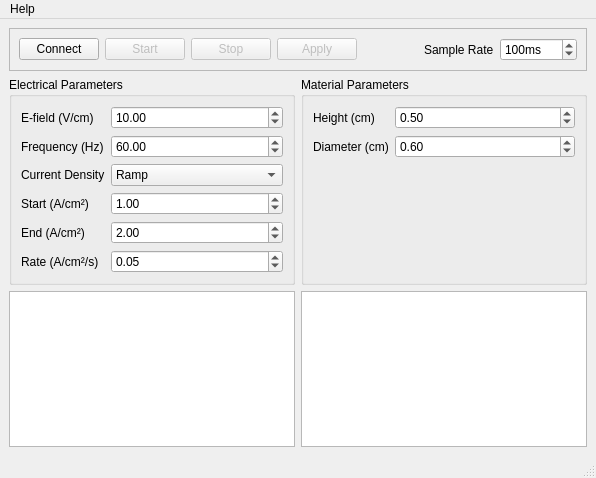
<?xml version="1.0" encoding="UTF-8"?>
<ui version="4.0">
 <class>MainWindow</class>
 <widget class="QMainWindow" name="MainWindow">
  <property name="geometry">
   <rect>
    <x>0</x>
    <y>0</y>
    <width>596</width>
    <height>478</height>
   </rect>
  </property>
  <property name="sizePolicy">
   <sizepolicy hsizetype="Expanding" vsizetype="Expanding">
    <horstretch>0</horstretch>
    <verstretch>0</verstretch>
   </sizepolicy>
  </property>
  <property name="windowTitle">
   <string>MainWindow</string>
  </property>
  <widget class="QWidget" name="centralwidget">
   <property name="sizePolicy">
    <sizepolicy hsizetype="Expanding" vsizetype="Expanding">
     <horstretch>0</horstretch>
     <verstretch>0</verstretch>
    </sizepolicy>
   </property>
   <layout class="QVBoxLayout" name="verticalLayout">
    <item>
     <widget class="QFrame" name="ControlBox">
      <property name="sizePolicy">
       <sizepolicy hsizetype="Preferred" vsizetype="Maximum">
        <horstretch>0</horstretch>
        <verstretch>0</verstretch>
       </sizepolicy>
      </property>
      <property name="frameShape">
       <enum>QFrame::Shape::StyledPanel</enum>
      </property>
      <property name="frameShadow">
       <enum>QFrame::Shadow::Raised</enum>
      </property>
      <layout class="QHBoxLayout" name="horizontalLayout">
       <item>
        <widget class="QPushButton" name="connectionButton">
         <property name="text">
          <string>Connect</string>
         </property>
        </widget>
       </item>
       <item>
        <widget class="QPushButton" name="startButton">
         <property name="enabled">
          <bool>false</bool>
         </property>
         <property name="text">
          <string>Start</string>
         </property>
        </widget>
       </item>
       <item>
        <widget class="QPushButton" name="stopButton">
         <property name="enabled">
          <bool>false</bool>
         </property>
         <property name="text">
          <string>Stop</string>
         </property>
        </widget>
       </item>
       <item>
        <widget class="QPushButton" name="applyButton">
         <property name="enabled">
          <bool>false</bool>
         </property>
         <property name="sizePolicy">
          <sizepolicy hsizetype="Preferred" vsizetype="Fixed">
           <horstretch>0</horstretch>
           <verstretch>0</verstretch>
          </sizepolicy>
         </property>
         <property name="text">
          <string>Apply</string>
         </property>
        </widget>
       </item>
       <item>
        <spacer name="horizontalSpacer_2">
         <property name="orientation">
          <enum>Qt::Orientation::Horizontal</enum>
         </property>
         <property name="sizeHint" stdset="0">
          <size>
           <width>40</width>
           <height>20</height>
          </size>
         </property>
        </spacer>
       </item>
       <item>
        <widget class="QLabel" name="sampleRateLabel">
         <property name="text">
          <string>Sample Rate</string>
         </property>
        </widget>
       </item>
       <item>
        <widget class="QDoubleSpinBox" name="sampleRateDoubleSpinBox">
         <property name="suffix">
          <string>ms</string>
         </property>
         <property name="decimals">
          <number>0</number>
         </property>
         <property name="minimum">
          <double>10.000000000000000</double>
         </property>
         <property name="maximum">
          <double>10000.000000000000000</double>
         </property>
         <property name="value">
          <double>100.000000000000000</double>
         </property>
        </widget>
       </item>
      </layout>
     </widget>
    </item>
    <item>
     <layout class="QHBoxLayout" name="ParamBox">
      <property name="sizeConstraint">
       <enum>QLayout::SizeConstraint::SetMinimumSize</enum>
      </property>
      <item>
       <widget class="QGroupBox" name="ElecBox">
        <property name="sizePolicy">
         <sizepolicy hsizetype="MinimumExpanding" vsizetype="Minimum">
          <horstretch>0</horstretch>
          <verstretch>0</verstretch>
         </sizepolicy>
        </property>
        <property name="title">
         <string>Electrical Parameters</string>
        </property>
        <layout class="QFormLayout" name="formLayout_2">
         <item row="0" column="0">
          <widget class="QLabel" name="eFieldLabel">
           <property name="text">
            <string>E-field (V/cm)</string>
           </property>
          </widget>
         </item>
         <item row="0" column="1">
          <widget class="QDoubleSpinBox" name="eFieldDoubleSpinBox">
           <property name="value">
            <double>10.000000000000000</double>
           </property>
          </widget>
         </item>
         <item row="2" column="0">
          <widget class="QLabel" name="currentDensityLabel">
           <property name="text">
            <string>Current Density</string>
           </property>
          </widget>
         </item>
         <item row="2" column="1">
          <widget class="QComboBox" name="currentDensityModeComboBox">
           <property name="currentIndex">
            <number>1</number>
           </property>
           <item>
            <property name="text">
             <string>Hold</string>
            </property>
           </item>
           <item>
            <property name="text">
             <string>Ramp</string>
            </property>
           </item>
          </widget>
         </item>
         <item row="3" column="0">
          <widget class="QLabel" name="currentDensityStartLabel">
           <property name="text">
            <string>Start (A/cm²)</string>
           </property>
          </widget>
         </item>
         <item row="3" column="1">
          <widget class="QDoubleSpinBox" name="currentDensityStartDoubleSpinBox">
           <property name="singleStep">
            <double>0.500000000000000</double>
           </property>
           <property name="value">
            <double>1.000000000000000</double>
           </property>
          </widget>
         </item>
         <item row="4" column="0">
          <widget class="QLabel" name="currentDensityEndLabel">
           <property name="text">
            <string>End (A/cm²)</string>
           </property>
          </widget>
         </item>
         <item row="4" column="1">
          <widget class="QDoubleSpinBox" name="currentDensityEndDoubleSpinBox">
           <property name="singleStep">
            <double>0.500000000000000</double>
           </property>
           <property name="value">
            <double>2.000000000000000</double>
           </property>
          </widget>
         </item>
         <item row="5" column="0">
          <widget class="QLabel" name="currentDensityRateLabel">
           <property name="text">
            <string>Rate (A/cm²/s)</string>
           </property>
          </widget>
         </item>
         <item row="5" column="1">
          <widget class="QDoubleSpinBox" name="currentDensityRateDoubleSpinBox">
           <property name="singleStep">
            <double>0.050000000000000</double>
           </property>
           <property name="value">
            <double>0.050000000000000</double>
           </property>
          </widget>
         </item>
         <item row="1" column="0">
          <widget class="QLabel" name="frequencyHzLabel">
           <property name="text">
            <string>Frequency (Hz)</string>
           </property>
          </widget>
         </item>
         <item row="1" column="1">
          <widget class="QDoubleSpinBox" name="frequencyHzDoubleSpinBox">
           <property name="minimum">
            <double>43.000000000000000</double>
           </property>
           <property name="maximum">
            <double>1200.000000000000000</double>
           </property>
           <property name="value">
            <double>60.000000000000000</double>
           </property>
          </widget>
         </item>
        </layout>
       </widget>
      </item>
      <item>
       <widget class="QGroupBox" name="MatBox">
        <property name="sizePolicy">
         <sizepolicy hsizetype="MinimumExpanding" vsizetype="Minimum">
          <horstretch>0</horstretch>
          <verstretch>0</verstretch>
         </sizepolicy>
        </property>
        <property name="minimumSize">
         <size>
          <width>0</width>
          <height>0</height>
         </size>
        </property>
        <property name="title">
         <string>Material Parameters</string>
        </property>
        <layout class="QFormLayout" name="formLayout_3">
         <item row="0" column="0">
          <widget class="QLabel" name="heightCmLabel">
           <property name="text">
            <string>Height (cm)</string>
           </property>
          </widget>
         </item>
         <item row="0" column="1">
          <widget class="QDoubleSpinBox" name="heightCmDoubleSpinBox">
           <property name="value">
            <double>0.500000000000000</double>
           </property>
          </widget>
         </item>
         <item row="1" column="0">
          <widget class="QLabel" name="diameterCmLabel">
           <property name="text">
            <string>Diameter (cm)</string>
           </property>
          </widget>
         </item>
         <item row="1" column="1">
          <widget class="QDoubleSpinBox" name="diameterCmDoubleSpinBox">
           <property name="value">
            <double>0.600000000000000</double>
           </property>
          </widget>
         </item>
        </layout>
       </widget>
      </item>
     </layout>
    </item>
    <item>
     <layout class="QHBoxLayout" name="GraphBox">
      <item>
       <widget class="QGraphicsView" name="graphPlaceholder1">
        <property name="sizePolicy">
         <sizepolicy hsizetype="Preferred" vsizetype="MinimumExpanding">
          <horstretch>0</horstretch>
          <verstretch>0</verstretch>
         </sizepolicy>
        </property>
        <property name="minimumSize">
         <size>
          <width>0</width>
          <height>150</height>
         </size>
        </property>
       </widget>
      </item>
      <item>
       <widget class="QGraphicsView" name="graphPlaceholder2">
        <property name="sizePolicy">
         <sizepolicy hsizetype="Preferred" vsizetype="MinimumExpanding">
          <horstretch>0</horstretch>
          <verstretch>0</verstretch>
         </sizepolicy>
        </property>
        <property name="minimumSize">
         <size>
          <width>0</width>
          <height>150</height>
         </size>
        </property>
       </widget>
      </item>
     </layout>
    </item>
   </layout>
  </widget>
  <widget class="QMenuBar" name="menubar">
   <property name="geometry">
    <rect>
     <x>0</x>
     <y>0</y>
     <width>596</width>
     <height>33</height>
    </rect>
   </property>
   <widget class="QMenu" name="menuHelp">
    <property name="title">
     <string>Help</string>
    </property>
    <addaction name="actionGitHub"/>
   </widget>
   <addaction name="menuHelp"/>
  </widget>
  <widget class="QStatusBar" name="statusbar">
   <property name="sizeGripEnabled">
    <bool>true</bool>
   </property>
  </widget>
  <action name="actionSave_data">
   <property name="text">
    <string>Save data</string>
   </property>
  </action>
  <action name="actionGitHub">
   <property name="text">
    <string>GitHub</string>
   </property>
  </action>
 </widget>
 <resources/>
 <connections/>
</ui>
